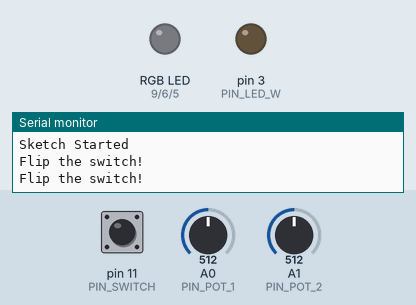
Bench run of a program on a simulated Arduino Nano, built with avr-gcc and run on an emulated ATmega328P. Shown: an RGB LED mixed from three pins (HIGH = lit), output pins drawn as LEDs (lit = HIGH), the last lines printed to the serial monitor. Inputs (shaded band) come from the test bench; at power-on: pin 11 (PIN_SWITCH) LOW, A0 (PIN_POT_1) = 512, A1 (PIN_POT_2) = 512. Dim RGB values are drawn brighter than linear.

Above: at 1.3 s.
1.4 s: pin 11 (PIN_SWITCH) pulled HIGH for 0.15 s
At 1.9 s:
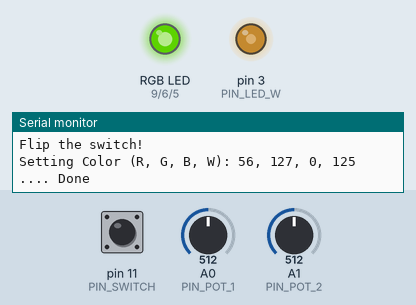
3.5 s: pin 11 (PIN_SWITCH) pulled HIGH for 3.2 s
At 7.6 s:
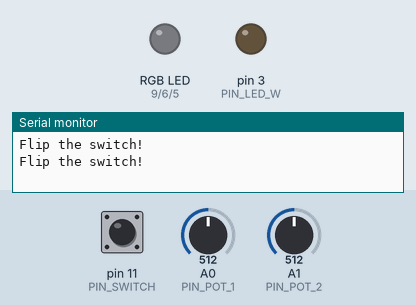
Timing chart, 0 to 9.1 s (numbered marks = the images above; inputs shaded):
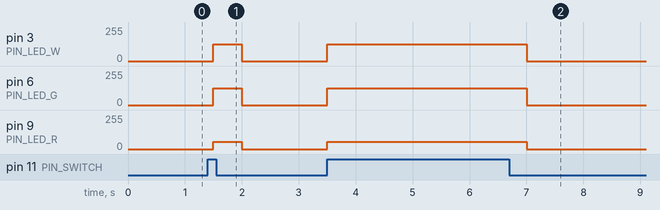

Measured:
- after the input at 1.4 s, pin 3 (PIN_LED_W): 0/255 → 125/255 after 0.10 s, → 0/255 0.50 s later; pin 6 (PIN_LED_G): 0/255 → 127/255 after 0.10 s, → 0/255 0.50 s later; pin 9 (PIN_LED_R): 0/255 → 56/255 after 0.10 s, → 0/255 0.50 s later
- after the input at 3.5 s, pin 3 (PIN_LED_W): 0/255 → 125/255 at once, → 0/255 3.5 s later; pin 6 (PIN_LED_G): 0/255 → 127/255 at once, → 0/255 3.5 s later; pin 9 (PIN_LED_R): 0/255 → 56/255 at once, → 0/255 3.5 s later

The program:

main.cpp
```cpp
#include <Arduino.h>

#define PIN_LED_R                   9
#define PIN_LED_G                   6
#define PIN_LED_B                   5
#define PIN_LED_W                   3

#define PIN_SWITCH                 11

// Color stuff
#include "custom_colors.h"
#define PIN_POT_1                   A0 // Using for brightness
#define PIN_POT_2                   A1 // Using for RGB Color
Color Leds;
#define COLOR_TRANSITIONS            5
int color_transitions       =    1000/COLOR_TRANSITIONS;
#define BRIGHTNESS_MAX             250
#define BRIGHTNESS_MIN               1
#define BRIGHTNESS_DEF             100

// Loop Stuff
unsigned long time_last     =        0;
#define LOOP_TIME                  500

int check_bightness() {
  int brightness = analogRead(PIN_POT_1);
  brightness = map(brightness,0,1023,1,250);
  //Serial.print("Brightness: "); Serial.println(brightness);
  return brightness;
}

void set_color(int brightness) {
  // check brightness w/in bounds
  if ( brightness < BRIGHTNESS_MIN || brightness > BRIGHTNESS_MAX) {
    Serial.print("Brightness ("); Serial.print(brightness); Serial.println(") outside of bounds");
    brightness = BRIGHTNESS_DEF;
  }

  int pot_color = analogRead(PIN_POT_2);
  //Serial.print("pot_color: "); Serial.println(pot_color);

  int choose_val = pot_color / color_transitions; // This should set choose_val to 0-5, but may be 1-6...
  int mapper = map(pot_color % color_transitions, 0, color_transitions,   0, 100);
    switch (choose_val) {
    case 0:
      // do something with pot_color
      Leds.mapRO(mapper);
      break;

    case 1:
      Leds.mapOY(mapper);
      break;

    case 2:
      Leds.mapYG(mapper);
      break;

    case 3:
      Leds.mapGB(mapper);
      break;

    case 4:
      Leds.mapBP(mapper);
      break;

    default:
      Leds.mapW();
      break;
  }

  int color_R = Leds.return_R() * ( (float)brightness / BRIGHTNESS_MAX );
  int color_G = Leds.return_G() * ( (float)brightness / BRIGHTNESS_MAX );
  int color_B = Leds.return_B() * ( (float)brightness / BRIGHTNESS_MAX );
  int color_W = brightness;

  Serial.print("Setting Color (R, G, B, W): ");
  Serial.print(color_R); Serial.print(", ");
  Serial.print(color_G); Serial.print(", ");
  Serial.print(color_B); Serial.print(", ");
  Serial.print(color_W); Serial.print(" ");
  analogWrite(PIN_LED_R,color_R);
  Serial.print(".");
  analogWrite(PIN_LED_G,color_G);
  Serial.print(".");
  analogWrite(PIN_LED_B,color_B);
  Serial.print(".");
  analogWrite(PIN_LED_W,color_W);
  Serial.print(".");
  Serial.println(" Done");
}

void setup() {
  // put your setup code here, to run once:
  Serial.begin(9600);
  Serial.println("Sketch Started");

  pinMode(PIN_LED_R,OUTPUT);
  pinMode(PIN_LED_G,OUTPUT);
  pinMode(PIN_LED_B,OUTPUT);
  pinMode(PIN_LED_W,OUTPUT);

  digitalWrite(PIN_LED_R,LOW);
  digitalWrite(PIN_LED_G,LOW);
  digitalWrite(PIN_LED_B,LOW);
  digitalWrite(PIN_LED_W,LOW);

  pinMode(PIN_SWITCH,INPUT);
}

void loop() {
  if (millis() >= time_last + LOOP_TIME) {
    if (digitalRead(PIN_SWITCH)) {
      //Serial.print("Reading Potentiometers (1,2): ("); Serial.print(analogRead(PIN_POT_1)); Serial.print(", "); Serial.print(analogRead(PIN_POT_2)); Serial.println(")");
      set_color(check_bightness());
    } else {
      Serial.println("Flip the switch!");
      digitalWrite(PIN_LED_R,LOW);
      digitalWrite(PIN_LED_G,LOW);
      digitalWrite(PIN_LED_B,LOW);
      digitalWrite(PIN_LED_W,LOW);
    }
    time_last = millis();
  }
}
```

custom_colors.cpp
```cpp
#include <Arduino.h>

#include "custom_colors.h"

#define MAPPER_MIN          0
#define MAPPER_MAX        100

Color::Color() {
    _R = _G = _B = _W = 0;
}

void Color::mapRO(int mapper) {
    // Map from R (255,  0,  0) to O (255,127,  0)
    if ( mapper < MAPPER_MIN || mapper > MAPPER_MAX) {
        return;
    }

    _R = 255;
    _G = map(mapper, MAPPER_MIN, MAPPER_MAX,   0, 127);
    _B = 0;
    _W = 0;
}

void Color::mapOY(int mapper) {
    // Map from O (255,127,  0) to Y (255,255,  0)
    if ( mapper < MAPPER_MIN || mapper > MAPPER_MAX) {
        return;
    }

    _R = 255;
    _G = map(mapper, MAPPER_MIN, MAPPER_MAX, 127, 255);
    _B = 0;
    _W = 0;
}

void Color::mapYG(int mapper) {
    // Map from Y (255,255,  0) to G (  0,255,  0)
    if ( mapper < MAPPER_MIN || mapper > MAPPER_MAX) {
        return;
    }

    _R = map(mapper, MAPPER_MIN, MAPPER_MAX, 255,   0);
    _G = 255;
    _B = 0;
    _W = 0;
}

void Color::mapGB(int mapper) {
    // Map from G (  0,255,  0) to B (  0,  0,255)
    if ( mapper < MAPPER_MIN || mapper > MAPPER_MAX) {
        return;
    }

    _R = 0;
    _G = map(mapper, MAPPER_MIN, MAPPER_MAX, 255,   0);
    _B = map(mapper, MAPPER_MIN, MAPPER_MAX,   0, 255);
    _W = 0;
}

void Color::mapBP(int mapper) {
    // Map from B (  0,  0,255) to P (255,  0,127)
    if ( mapper < MAPPER_MIN || mapper > MAPPER_MAX) {
        return;
    }

    _R = map(mapper, MAPPER_MIN, MAPPER_MAX,   0, 255);
    _G = 0;
    _B = map(mapper, MAPPER_MIN, MAPPER_MAX, 255, 127);
    _W = 0;
}

void Color::mapPR(int mapper) {
    // Map from P (255,  0,127) to R (255,  0,  0)
    if ( mapper < MAPPER_MIN || mapper > MAPPER_MAX) {
        return;
    }

    _R = 255;
    _B = 0;
    _B = map(mapper, MAPPER_MIN, MAPPER_MAX, 127, 0);
    _W = 0;
}

void Color::mapW() {
    // Not sure what real purpose this will serve.
    _R = _G = _B = _W = 255;

}

int Color::return_R() {return _R;}
int Color::return_G() {return _G;}
int Color::return_B() {return _B;}
int Color::return_W() {return _W;}
```

custom_colors.h
```cpp
#ifndef custom_colors_h
#define custom_colors_h
#endif

#include <Arduino.h>

class Color{
    public:
      Color();

      void mapRO(int);
      void mapOY(int);
      void mapYG(int);
      void mapGB(int);
      void mapBP(int);
      void mapPR(int);
      void mapW ();

      int return_R();
      int return_G();
      int return_B();
      int return_W();


    private:
      int _R, _G, _B, _W;
};
```
